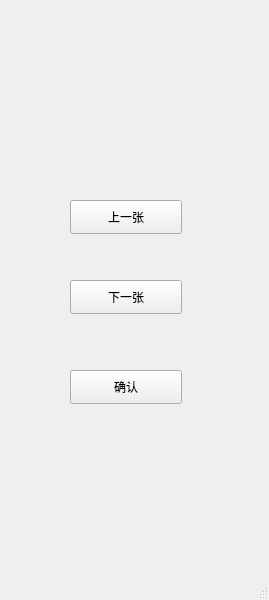
<?xml version="1.0" encoding="UTF-8"?>
<ui version="4.0">
 <class>control</class>
 <widget class="QMainWindow" name="control">
  <property name="geometry">
   <rect>
    <x>0</x>
    <y>0</y>
    <width>269</width>
    <height>600</height>
   </rect>
  </property>
  <property name="windowTitle">
   <string>MainWindow</string>
  </property>
  <widget class="QWidget" name="centralwidget">
   <widget class="QPushButton" name="prevButton">
    <property name="geometry">
     <rect>
      <x>70</x>
      <y>200</y>
      <width>112</width>
      <height>34</height>
     </rect>
    </property>
    <property name="text">
     <string>上一张</string>
    </property>
   </widget>
   <widget class="QPushButton" name="nextButton">
    <property name="geometry">
     <rect>
      <x>70</x>
      <y>280</y>
      <width>112</width>
      <height>34</height>
     </rect>
    </property>
    <property name="text">
     <string>下一张</string>
    </property>
   </widget>
   <widget class="QPushButton" name="confirmButton">
    <property name="geometry">
     <rect>
      <x>70</x>
      <y>370</y>
      <width>112</width>
      <height>34</height>
     </rect>
    </property>
    <property name="text">
     <string>确认</string>
    </property>
   </widget>
  </widget>
  <widget class="QMenuBar" name="menubar">
   <property name="geometry">
    <rect>
     <x>0</x>
     <y>0</y>
     <width>269</width>
     <height>29</height>
    </rect>
   </property>
  </widget>
  <widget class="QStatusBar" name="statusbar"/>
 </widget>
 <resources/>
 <connections/>
</ui>
